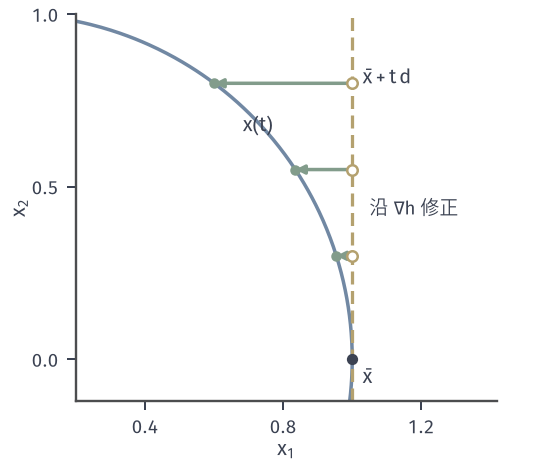

This chart was generated by the following Python code:
from pathlib import Path
import sys
sys.path.insert(0, str(Path(__file__).resolve().parents[1]/"kkt-common"))
from kkt_fig import *
HERE = Path(__file__).resolve().parent
# Circle h=x1^2+x2^2-1, xbar=(1,0), d=(0,1): straight step (1,t) corrected along grad h(xbar) back to the circle.
fig, ax = figure(width_mm=78, height_mm=66)
t = np.linspace(-.2, 1.05, 300); ax.plot(np.sqrt(np.maximum(1-t*t, 0)), t, color=BLUE, lw=1.4, zorder=2)
setup(ax, (.2, 1.42), (-.12, 1.0), [.4, .8, 1.2], [0, .5, 1])
ax.plot([1, 1], [-.12, 1.0], color=YELLOW, lw=1.3, ls=(0, (4, 2)), zorder=2)
for s in (.3, .55, .8):
    q = np.array([1., s]); r = np.array([np.sqrt(1-s*s), s]); arrow(ax, q, r, color=GREEN, ms=7); hollow(ax, q, YELLOW, ms=4.2); dot(ax, r, GREEN, ms=4.2)
dot(ax, (1, 0), INK, ms=4.5); ax.text(1.03, -.07, '$\\bar{x}$', fontsize=8)
ax.text(1.03, .8, '$\\bar{x}+t\\,d$', fontsize=8, color=INK); ax.text(.77, .66, '$x(t)$', fontsize=8, color=INK, ha='right')
ax.text(1.05, .42, '沿 ∇h 修正', color=INK, fontsize=7.5)
save(fig, HERE, 'figure', {'t': [.3, .55, .8], 'w(t)': [float((np.sqrt(1-s*s)-1)/2) for s in (.3, .55, .8)]})
